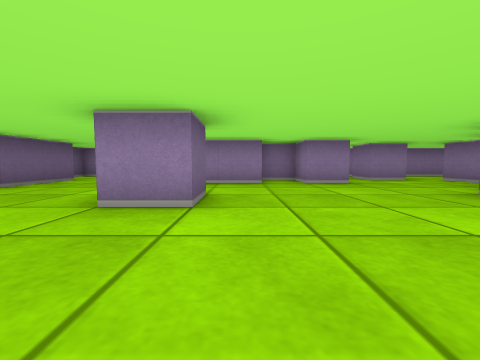
view 1 (above)

24 first-person views from a walk through a cub3D ray-caster map. The camera is about half as high as the walls, tilts 4° down and sees 90° across. The floor is counted in squares. Each view is taken from the middle of a square. On the plan, view 1 faces up. The plan holds only what a view shows up to about 9 squares ahead; the rest is blank.

view 2
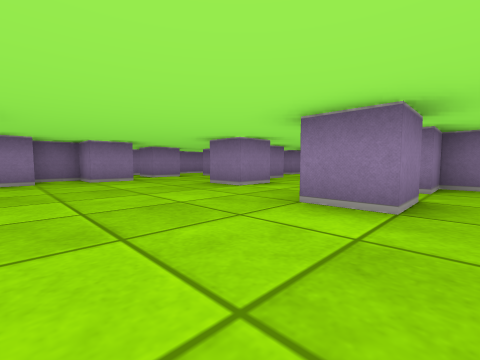

view 3
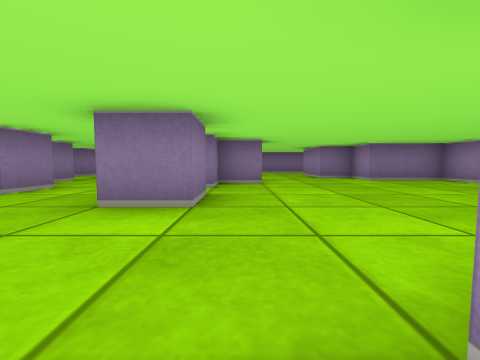

view 4
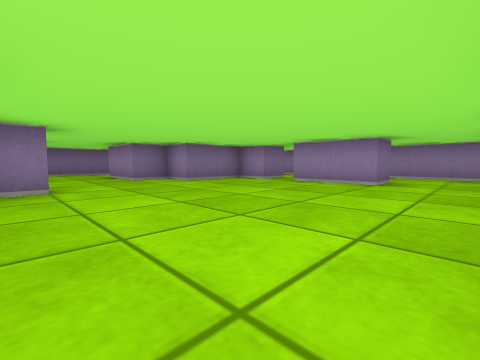

view 5
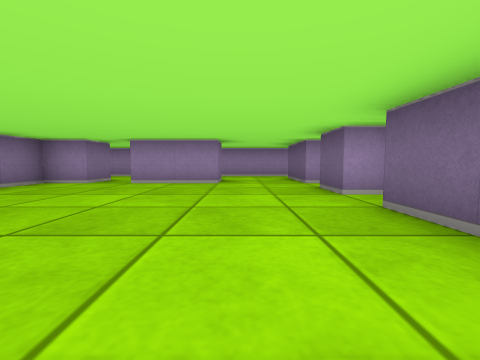

view 6
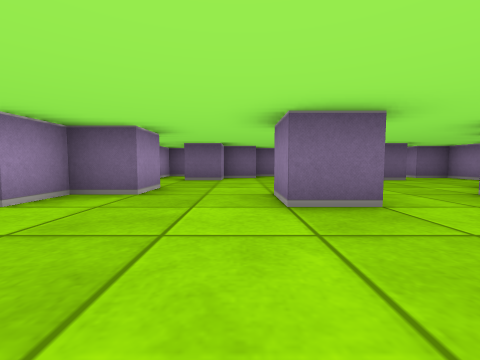

view 7
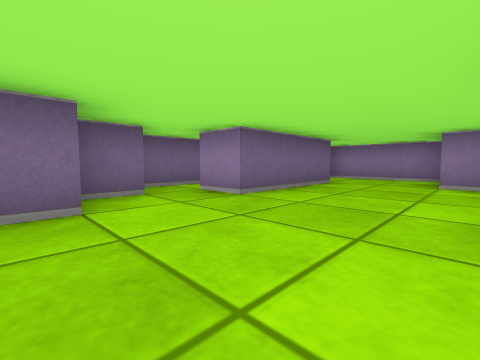

view 8
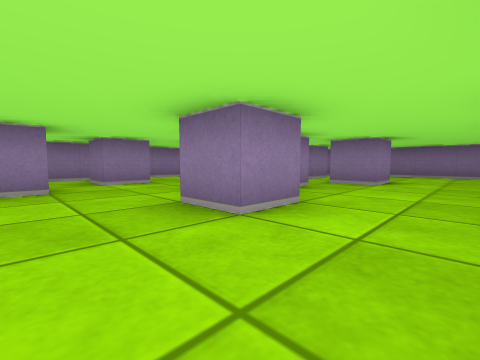

view 9
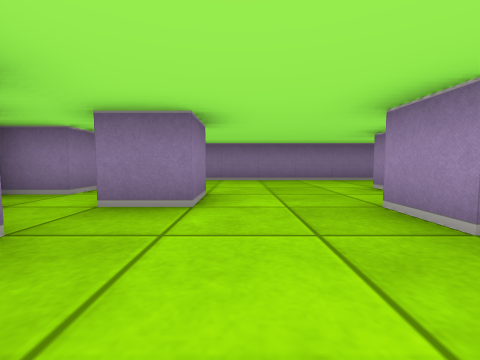

view 10
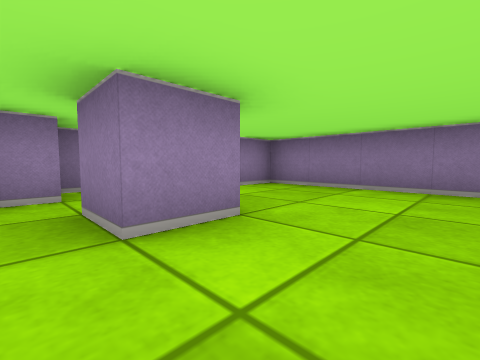

view 11
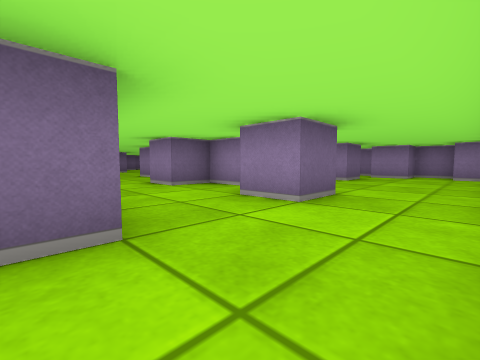

view 12
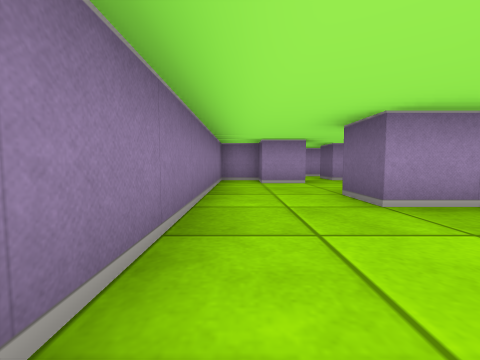

view 13
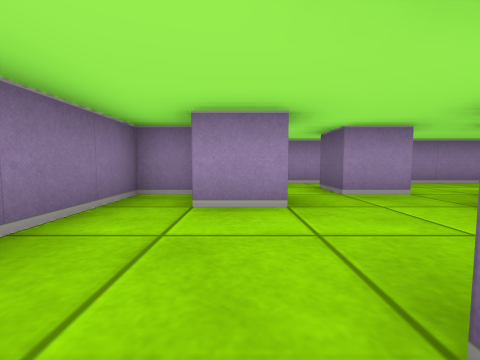

view 14
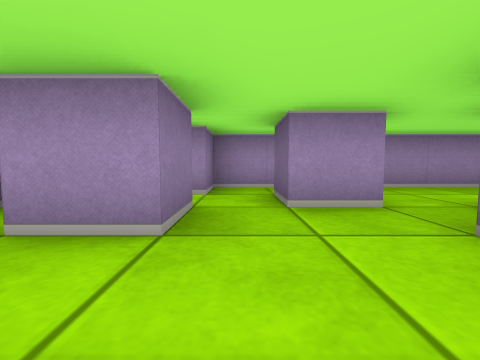

view 15
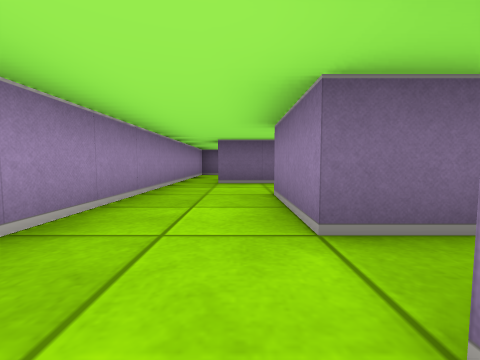

view 16
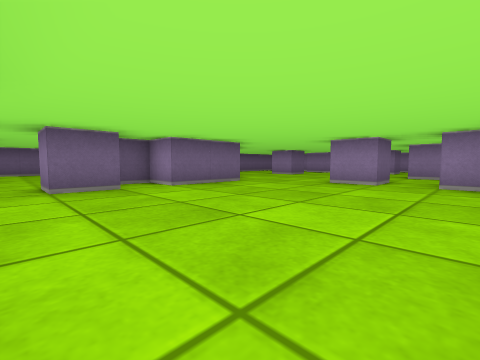

view 17
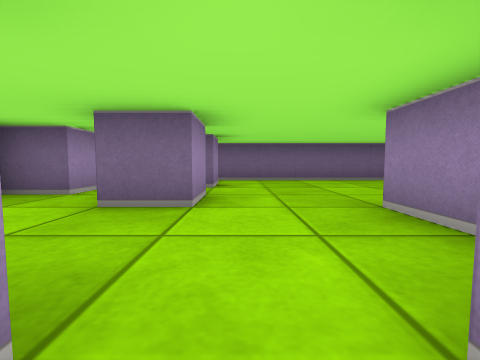

view 18
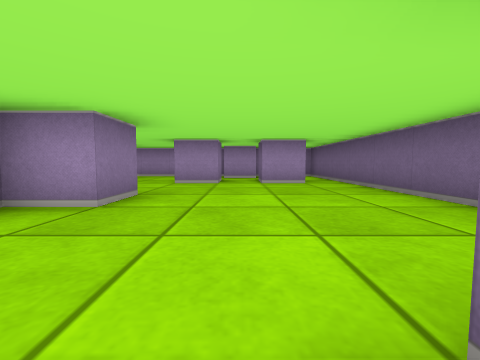

view 19
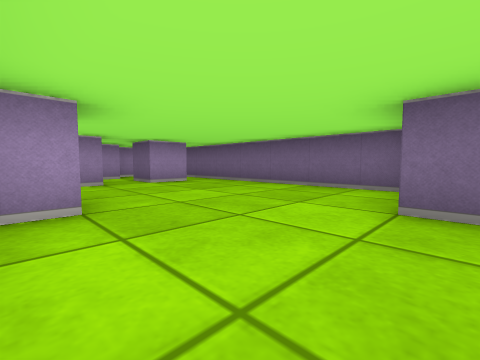

view 20
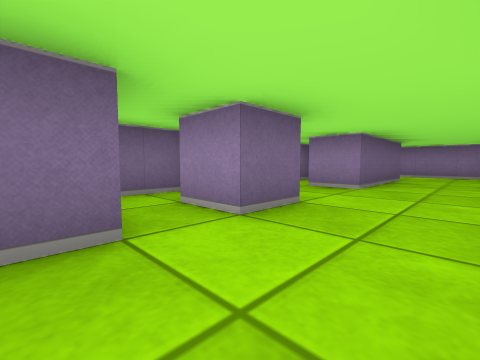

view 21
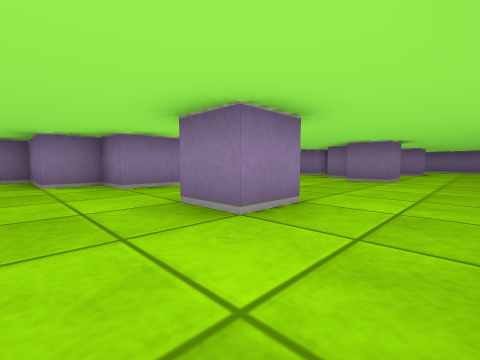

view 22
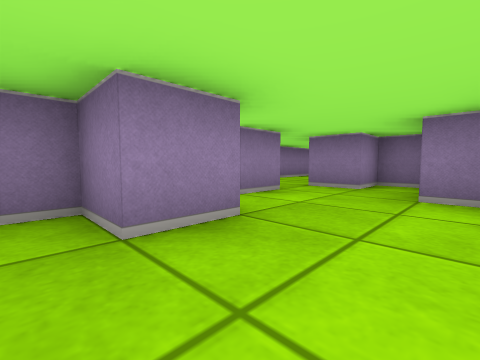

view 23
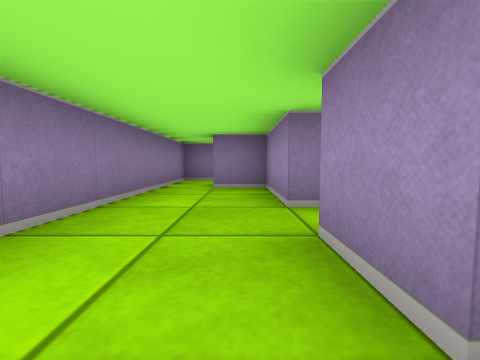

view 24
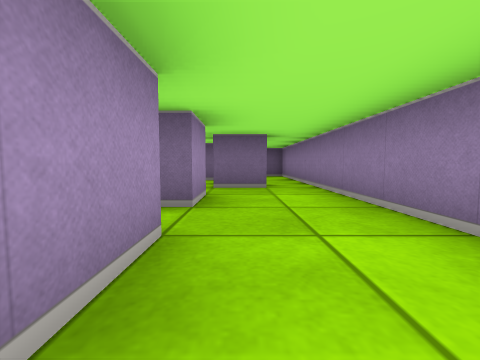

### Floor plan
Key: @ floor where view 1 was taken; # wall or solid block; . floor.
Columns run from 7 left of view 1 to 12 right of it. Each row starts with its distance up from view 1.
  9  ###################
  8  #...###...........#
  7   ...#####.#.....#
  6   #...##.#...######
  5 #.#..........##.#.##
  4 #.#........###.....#
  3 #.....#....#...#...#
  2 ###................#
  1 #.#................#
  0 #....##@..#.###....#
 -1 ###...#......#..#..#
 -2 #.....##...........#
 -3 #.....##...........#
 -4 #....###...... ##..#
 -5 #......#......#....#
 -6 #............##....#
 -7 #.#.#..#..##.#...###
 -8 #......#.......#..##
 -9 #..#.............##
-10 ##################

Where each view was taken, in squares from view 1:
view 1: 0 up, 0 right, facing up
view 2: 1 down, 0 right, facing up-right
view 3: 1 down, 0 right, facing right
view 4: 1 down, 1 right, facing down-right
view 5: 1 down, 2 right, facing down
view 6: 2 up, 2 right, facing left
view 7: 1 up, 2 left, facing up-left
view 8: 1 up, 2 right, facing up-right
view 9: 2 up, 5 right, facing right
view 10: 1 up, 7 right, facing up-right
view 11: 4 down, 11 right, facing up-left
view 12: 1 down, 11 right, facing down
view 13: 4 down, 10 right, facing down
view 14: 5 down, 9 right, facing down
view 15: 8 down, 6 right, facing left
view 16: 6 down, 5 right, facing up-left
view 17: 6 down, 0 right, facing left
view 18: 1 down, 4 left, facing down
view 19: 1 down, 2 left, facing down-left
view 20: 1 down, 3 left, facing up-left
view 21: 1 up, 3 left, facing up-right
view 22: 4 up, 1 right, facing up-right
view 23: 7 up, 5 right, facing right
view 24: 7 up, 9 right, facing left
